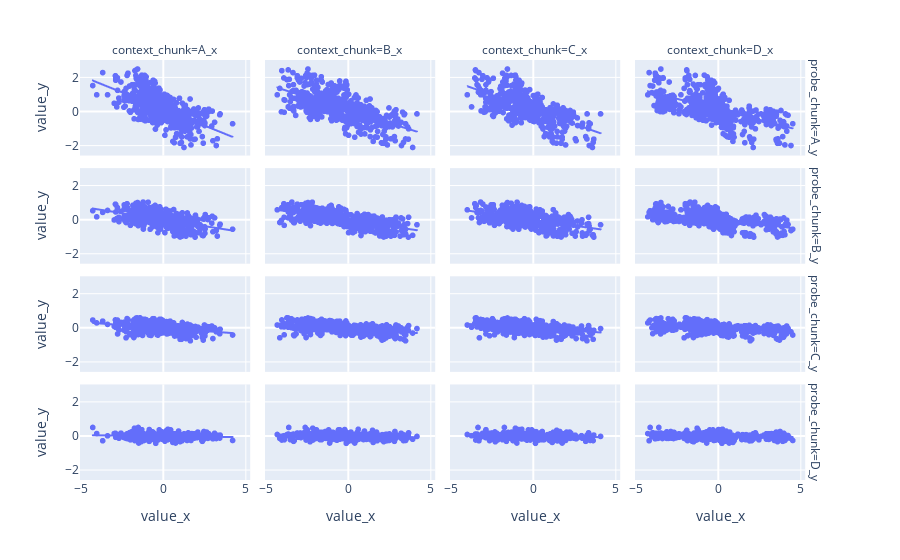

Notebook source saved alongside this figure:
### Markdown cell above
### sanity check that the slicing and regressions work
notice the differnce in regression lines: in top figure rows are fitted together and share a bias and r2,
for the bottom figure each line/pannel is fitted independently

### Code cell
toregress = get_site_neu_reg_df('TNC014a-22-2', 'pca_fr')
melting = toregress.melt(id_vars=['context_pair', 'probe', 'A_y', 'B_y', 'C_y', 'D_y'],
                         value_vars=['A_x', 'B_x', 'C_x', 'D_x'],
                         value_name='value_x').rename(columns={'chunk': 'context_chunk'})
melting = melting.melt(id_vars=['context_pair', 'probe', 'context_chunk', 'value_x'],
                         value_vars=['A_y', 'B_y', 'C_y', 'D_y'],
                         value_name='value_y').rename(columns={'variable': 'probe_chunk'})
fig = px.scatter(melting, x='value_x', y ='value_y', facet_col='context_chunk', facet_row='probe_chunk',
                 trendline='ols')

fig.show()

### Figure 1 — Plotly figure (JSON) as saved in the notebook; plotly's stock layout.template omitted (floating-point values rounded to 4 significant figures; data arrays with more than 128 entries replaced by an {"elided": "..."} marker saying what was removed)
{"data": [{"hovertemplate": "probe_chunk=A_y<br>context_chunk=A_x<br>value_x=%{x}<br>value_y=%{y}<extra></extra>", "legendgroup": "", "marker": {"color": "#636efa", "symbol": "circle"}, "mode": "markers", "name": "", "showlegend": false, "x": {"elided": "550 float values"}, "xaxis": "x13", "y": {"elided": "550 float values"}, "yaxis": "y13", "type": "scattergl"}, {"hovertemplate": "<b>OLS trendline</b><br>value_y = -0.389663 * value_x + 0.176903<br>R<sup>2</sup>=0.395379<br><br>probe_chunk=A_y<br>context_chunk=A_x<br>value_x=%{x}<br>value_y=%{y} <b>(trend)</b><extra></extra>", "legendgroup": "", "marker": {"color": "#636efa", "symbol": "circle"}, "mode": "lines", "name": "", "showlegend": false, "x": {"elided": "550 float values"}, "xaxis": "x13", "y": {"elided": "550 float values"}, "yaxis": "y13", "type": "scattergl"}, {"hovertemplate": "probe_chunk=A_y<br>context_chunk=B_x<br>value_x=%{x}<br>value_y=%{y}<extra></extra>", "legendgroup": "", "marker": {"color": "#636efa", "symbol": "circle"}, "mode": "markers", "name": "", "showlegend": false, "x": {"elided": "550 float values"}, "xaxis": "x14", "y": {"elided": "550 float values"}, "yaxis": "y14", "type": "scattergl"}, {"hovertemplate": "<b>OLS trendline</b><br>value_y = -0.304587 * value_x + 0.113146<br>R<sup>2</sup>=0.437308<br><br>probe_chunk=A_y<br>context_chunk=B_x<br>value_x=%{x}<br>value_y=%{y} <b>(trend)</b><extra></extra>", "legendgroup": "", "marker": {"color": "#636efa", "symbol": "circle"}, "mode": "lines", "name": "", "showlegend": false, "x": {"elided": "550 float values"}, "xaxis": "x14", "y": {"elided": "550 float values"}, "yaxis": "y14", "type": "scattergl"}, {"hovertemplate": "probe_chunk=A_y<br>context_chunk=C_x<br>value_x=%{x}<br>value_y=%{y}<extra></extra>", "legendgroup": "", "marker": {"color": "#636efa", "symbol": "circle"}, "mode": "markers", "name": "", "showlegend": false, "x": {"elided": "550 float values"}, "xaxis": "x15", "y": {"elided": "550 float values"}, "yaxis": "y15", "type": "scattergl"}, {"hovertemplate": "<b>OLS trendline</b><br>value_y = -0.3418 * value_x + 0.15622<br>R<sup>2</sup>=0.430987<br><br>probe_chunk=A_y<br>context_chunk=C_x<br>value_x=%{x}<br>value_y=%{y} <b>(trend)</b><extra></extra>", "legendgroup": "", "marker": {"color": "#636efa", "symbol": "circle"}, "mode": "lines", "name": "", "showlegend": false, "x": {"elided": "550 float values"}, "xaxis": "x15", "y": {"elided": "550 float values"}, "yaxis": "y15", "type": "scattergl"}, {"hovertemplate": "probe_chunk=A_y<br>context_chunk=D_x<br>value_x=%{x}<br>value_y=%{y}<extra></extra>", "legendgroup": "", "marker": {"color": "#636efa", "symbol": "circle"}, "mode": "markers", "name": "", "showlegend": false, "x": {"elided": "550 float values"}, "xaxis": "x16", "y": {"elided": "550 float values"}, "yaxis": "y16", "type": "scattergl"}, {"hovertemplate": "<b>OLS trendline</b><br>value_y = -0.247451 * value_x + 0.153708<br>R<sup>2</sup>=0.352878<br><br>probe_chunk=A_y<br>context_chunk=D_x<br>value_x=%{x}<br>value_y=%{y} <b>(trend)</b><extra></extra>", "legendgroup": "", "marker": {"color": "#636efa", "symbol": "circle"}, "mode": "lines", "name": "", "showlegend": false, "x": {"elided": "550 float values"}, "xaxis": "x16", "y": {"elided": "550 float values"}, "yaxis": "y16", "type": "scattergl"}, {"hovertemplate": "probe_chunk=B_y<br>context_chunk=A_x<br>value_x=%{x}<br>value_y=%{y}<extra></extra>", "legendgroup": "", "marker": {"color": "#636efa", "symbol": "circle"}, "mode": "markers", "name": "", "showlegend": false, "x": {"elided": "550 float values"}, "xaxis": "x9", "y": {"elided": "550 float values"}, "yaxis": "y9", "type": "scattergl"}, {"hovertemplate": "<b>OLS trendline</b><br>value_y = -0.152023 * value_x + 0.0205815<br>R<sup>2</sup>=0.261165<br><br>probe_chunk=B_y<br>context_chunk=A_x<br>value_x=%{x}<br>value_y=%{y} <b>(trend)</b><extra></extra>", "legendgroup": "", "marker": {"color": "#636efa", "symbol": "circle"}, "mode": "lines", "name": "", "showlegend": false, "x": {"elided": "550 float values"}, "xaxis": "x9", "y": {"elided": "550 float values"}, "yaxis": "y9", "type": "scattergl"}, {"hovertemplate": "probe_chunk=B_y<br>context_chunk=B_x<br>value_x=%{x}<br>value_y=%{y}<extra></extra>", "legendgroup": "", "marker": {"color": "#636efa", "symbol": "circle"}, "mode": "markers", "name": "", "showlegend": false, "x": {"elided": "550 float values"}, "xaxis": "x10", "y": {"elided": "550 float values"}, "yaxis": "y10", "type": "scattergl"}, {"hovertemplate": "<b>OLS trendline</b><br>value_y = -0.141109 * value_x + -0.0132013<br>R<sup>2</sup>=0.407317<br><br>probe_chunk=B_y<br>context_chunk=B_x<br>value_x=%{x}<br>value_y=%{y} <b>(trend)</b><extra></extra>", "legendgroup": "", "marker": {"color": "#636efa", "symbol": "circle"}, "mode": "lines", "name": "", "showlegend": false, "x": {"elided": "550 float values"}, "xaxis": "x10", "y": {"elided": "550 float values"}, "yaxis": "y10", "type": "scattergl"}, {"hovertemplate": "probe_chunk=B_y<br>context_chunk=C_x<br>value_x=%{x}<br>value_y=%{y}<extra></extra>", "legendgroup": "", "marker": {"color": "#636efa", "symbol": "circle"}, "mode": "markers", "name": "", "showlegend": false, "x": {"elided": "550 float values"}, "xaxis": "x11", "y": {"elided": "550 float values"}, "yaxis": "y11", "type": "scattergl"}, {"hovertemplate": "<b>OLS trendline</b><br>value_y = -0.136747 * value_x + 0.0117296<br>R<sup>2</sup>=0.299377<br><br>probe_chunk=B_y<br>context_chunk=C_x<br>value_x=%{x}<br>value_y=%{y} <b>(trend)</b><extra></extra>", "legendgroup": "", "marker": {"color": "#636efa", "symbol": "circle"}, "mode": "lines", "name": "", "showlegend": false, "x": {"elided": "550 float values"}, "xaxis": "x11", "y": {"elided": "550 float values"}, "yaxis": "y11", "type": "scattergl"}, {"hovertemplate": "probe_chunk=B_y<br>context_chunk=D_x<br>value_x=%{x}<br>value_y=%{y}<extra></extra>", "legendgroup": "", "marker": {"color": "#636efa", "symbol": "circle"}, "mode": "markers", "name": "", "showlegend": false, "x": {"elided": "550 float values"}, "xaxis": "x12", "y": {"elided": "550 float values"}, "yaxis": "y12", "type": "scattergl"}, {"hovertemplate": "<b>OLS trendline</b><br>value_y = -0.106513 * value_x + 0.00825826<br>R<sup>2</sup>=0.283733<br><br>probe_chunk=B_y<br>context_chunk=D_x<br>value_x=%{x}<br>value_y=%{y} <b>(trend)</b><extra></extra>", "legendgroup": "", "marker": {"color": "#636efa", "symbol": "circle"}, "mode": "lines", "name": "", "showlegend": false, "x": {"elided": "550 float values"}, "xaxis": "x12", "y": {"elided": "550 float values"}, "yaxis": "y12", "type": "scattergl"}, {"hovertemplate": "probe_chunk=C_y<br>context_chunk=A_x<br>value_x=%{x}<br>value_y=%{y}<extra></extra>", "legendgroup": "", "marker": {"color": "#636efa", "symbol": "circle"}, "mode": "markers", "name": "", "showlegend": false, "x": {"elided": "550 float values"}, "xaxis": "x5", "y": {"elided": "550 float values"}, "yaxis": "y5", "type": "scattergl"}, {"hovertemplate": "<b>OLS trendline</b><br>value_y = -0.0703765 * value_x + -0.00354421<br>R<sup>2</sup>=0.151446<br><br>probe_chunk=C_y<br>context_chunk=A_x<br>value_x=%{x}<br>value_y=%{y} <b>(trend)</b><extra></extra>", "legendgroup": "", "marker": {"color": "#636efa", "symbol": "circle"}, "mode": "lines", "name": "", "showlegend": false, "x": {"elided": "550 float values"}, "xaxis": "x5", "y": {"elided": "550 float values"}, "yaxis": "y5", "type": "scattergl"}, {"hovertemplate": "probe_chunk=C_y<br>context_chunk=B_x<br>value_x=%{x}<br>value_y=%{y}<extra></extra>", "legendgroup": "", "marker": {"color": "#636efa", "symbol": "circle"}, "mode": "markers", "name": "", "showlegend": false, "x": {"elided": "550 float values"}, "xaxis": "x6", "y": {"elided": "550 float values"}, "yaxis": "y6", "type": "scattergl"}, {"hovertemplate": "<b>OLS trendline</b><br>value_y = -0.0667906 * value_x + -0.0197699<br>R<sup>2</sup>=0.246923<br><br>probe_chunk=C_y<br>context_chunk=B_x<br>value_x=%{x}<br>value_y=%{y} <b>(trend)</b><extra></extra>", "legendgroup": "", "marker": {"color": "#636efa", "symbol": "circle"}, "mode": "lines", "name": "", "showlegend": false, "x": {"elided": "550 float values"}, "xaxis": "x6", "y": {"elided": "550 float values"}, "yaxis": "y6", "type": "scattergl"}, {"hovertemplate": "probe_chunk=C_y<br>context_chunk=C_x<br>value_x=%{x}<br>value_y=%{y}<extra></extra>", "legendgroup": "", "marker": {"color": "#636efa", "symbol": "circle"}, "mode": "markers", "name": "", "showlegend": false, "x": {"elided": "550 float values"}, "xaxis": "x7", "y": {"elided": "550 float values"}, "yaxis": "y7", "type": "scattergl"}, {"hovertemplate": "<b>OLS trendline</b><br>value_y = -0.061865 * value_x + -0.00731039<br>R<sup>2</sup>=0.165798<br><br>probe_chunk=C_y<br>context_chunk=C_x<br>value_x=%{x}<br>value_y=%{y} <b>(trend)</b><extra></extra>", "legendgroup": "", "marker": {"color": "#636efa", "symbol": "circle"}, "mode": "lines", "name": "", "showlegend": false, "x": {"elided": "550 float values"}, "xaxis": "x7", "y": {"elided": "550 float values"}, "yaxis": "y7", "type": "scattergl"}, {"hovertemplate": "probe_chunk=C_y<br>context_chunk=D_x<br>value_x=%{x}<br>value_y=%{y}<extra></extra>", "legendgroup": "", "marker": {"color": "#636efa", "symbol": "circle"}, "mode": "markers", "name": "", "showlegend": false, "x": {"elided": "550 float values"}, "xaxis": "x8", "y": {"elided": "550 float values"}, "yaxis": "y8", "type": "scattergl"}, {"hovertemplate": "<b>OLS trendline</b><br>value_y = -0.0550005 * value_x + -0.0111178<br>R<sup>2</sup>=0.204713<br><br>probe_chunk=C_y<br>context_chunk=D_x<br>value_x=%{x}<br>value_y=%{y} <b>(trend)</b><extra></extra>", "legendgroup": "", "marker": {"color": "#636efa", "symbol": "circle"}, "mode": "lines", "name": "", "showlegend": false, "x": {"elided": "550 float values"}, "xaxis": "x8", "y": {"elided": "550 float values"}, "yaxis": "y8", "type": "scattergl"}, {"hovertemplate": "probe_chunk=D_y<br>context_chunk=A_x<br>value_x=%{x}<br>value_y=%{y}<extra></extra>", "legendgroup": "", "marker": {"color": "#636efa", "symbol": "circle"}, "mode": "markers", "name": "", "showlegend": false, "x": {"elided": "550 float values"}, "xaxis": "x", "y": {"elided": "550 float values"}, "yaxis": "y", "type": "scattergl"}, {"hovertemplate": "<b>OLS trendline</b><br>value_y = -0.0123791 * value_x + -0.011489<br>R<sup>2</sup>=0.015563<br><br>probe_chunk=D_y<br>context_chunk=A_x<br>value_x=%{x}<br>value_y=%{y} <b>(trend)</b><extra></extra>", "legendgroup": "", "marker": {"color": "#636efa", "symbol": "circle"}, "mode": "lines", "name": "", "showlegend": false, "x": {"elided": "550 float values"}, "xaxis": "x", "y": {"elided": "550 float values"}, "yaxis": "y", "type": "scattergl"}, {"hovertemplate": "probe_chunk=D_y<br>context_chunk=B_x<br>value_x=%{x}<br>value_y=%{y}<extra></extra>", "legendgroup": "", "marker": {"color": "#636efa", "symbol": "circle"}, "mode": "markers", "name": "", "showlegend": false, "x": {"elided": "550 float values"}, "xaxis": "x2", "y": {"elided": "550 float values"}, "yaxis": "y2", "type": "scattergl"}, {"hovertemplate": "<b>OLS trendline</b><br>value_y = -0.0143645 * value_x + -0.0153892<br>R<sup>2</sup>=0.037933<br><br>probe_chunk=D_y<br>context_chunk=B_x<br>value_x=%{x}<br>value_y=%{y} <b>(trend)</b><extra></extra>", "legendgroup": "", "marker": {"color": "#636efa", "symbol": "circle"}, "mode": "lines", "name": "", "showlegend": false, "x": {"elided": "550 float values"}, "xaxis": "x2", "y": {"elided": "550 float values"}, "yaxis": "y2", "type": "scattergl"}, {"hovertemplate": "probe_chunk=D_y<br>context_chunk=C_x<br>value_x=%{x}<br>value_y=%{y}<extra></extra>", "legendgroup": "", "marker": {"color": "#636efa", "symbol": "circle"}, "mode": "markers", "name": "", "showlegend": false, "x": {"elided": "550 float values"}, "xaxis": "x3", "y": {"elided": "550 float values"}, "yaxis": "y3", "type": "scattergl"}, {"hovertemplate": "<b>OLS trendline</b><br>value_y = -0.0130256 * value_x + -0.0126452<br>R<sup>2</sup>=0.024412<br><br>probe_chunk=D_y<br>context_chunk=C_x<br>value_x=%{x}<br>value_y=%{y} <b>(trend)</b><extra></extra>", "legendgroup": "", "marker": {"color": "#636efa", "symbol": "circle"}, "mode": "lines", "name": "", "showlegend": false, "x": {"elided": "550 float values"}, "xaxis": "x3", "y": {"elided": "550 float values"}, "yaxis": "y3", "type": "scattergl"}, {"hovertemplate": "probe_chunk=D_y<br>context_chunk=D_x<br>value_x=%{x}<br>value_y=%{y}<extra></extra>", "legendgroup": "", "marker": {"color": "#636efa", "symbol": "circle"}, "mode": "markers", "name": "", "showlegend": false, "x": {"elided": "550 float values"}, "xaxis": "x4", "y": {"elided": "550 float values"}, "yaxis": "y4", "type": "scattergl"}, {"hovertemplate": "<b>OLS trendline</b><br>value_y = -0.0118081 * value_x + -0.0135216<br>R<sup>2</sup>=0.031339<br><br>probe_chunk=D_y<br>context_chunk=D_x<br>value_x=%{x}<br>value_y=%{y} <b>(trend)</b><extra></extra>", "legendgroup": "", "marker": {"color": "#636efa", "symbol": "circle"}, "mode": "lines", "name": "", "showlegend": false, "x": {"elided": "550 float values"}, "xaxis": "x4", "y": {"elided": "550 float values"}, "yaxis": "y4", "type": "scattergl"}], "layout": {"xaxis": {"anchor": "y", "domain": [0.0, 0.23], "title": {"text": "value_x"}}, "yaxis": {"anchor": "x", "domain": [0.0, 0.2275], "title": {"text": "value_y"}}, "xaxis2": {"anchor": "y2", "domain": [0.25, 0.48], "matches": "x", "title": {"text": "value_x"}}, "yaxis2": {"anchor": "x2", "domain": [0.0, 0.2275], "matches": "y", "showticklabels": false}, "xaxis3": {"anchor": "y3", "domain": [0.5, 0.73], "matches": "x", "title": {"text": "value_x"}}, "yaxis3": {"anchor": "x3", "domain": [0.0, 0.2275], "matches": "y", "showticklabels": false}, "xaxis4": {"anchor": "y4", "domain": [0.75, 0.98], "matches": "x", "title": {"text": "value_x"}}, "yaxis4": {"anchor": "x4", "domain": [0.0, 0.2275], "matches": "y", "showticklabels": false}, "xaxis5": {"anchor": "y5", "domain": [0.0, 0.23], "matches": "x", "showticklabels": false}, "yaxis5": {"anchor": "x5", "domain": [0.2575, 0.485], "matches": "y", "title": {"text": "value_y"}}, "xaxis6": {"anchor": "y6", "domain": [0.25, 0.48], "matches": "x", "showticklabels": false}, "yaxis6": {"anchor": "x6", "domain": [0.2575, 0.485], "matches": "y", "showticklabels": false}, "xaxis7": {"anchor": "y7", "domain": [0.5, 0.73], "matches": "x", "showticklabels": false}, "yaxis7": {"anchor": "x7", "domain": [0.2575, 0.485], "matches": "y", "showticklabels": false}, "xaxis8": {"anchor": "y8", "domain": [0.75, 0.98], "matches": "x", "showticklabels": false}, "yaxis8": {"anchor": "x8", "domain": [0.2575, 0.485], "matches": "y", "showticklabels": false}, "xaxis9": {"anchor": "y9", "domain": [0.0, 0.23], "matches": "x", "showticklabels": false}, "yaxis9": {"anchor": "x9", "domain": [0.515, 0.7425], "matches": "y", "title": {"text": "value_y"}}, "xaxis10": {"anchor": "y10", "domain": [0.25, 0.48], "matches": "x", "showticklabels": false}, "yaxis10": {"anchor": "x10", "domain": [0.515, 0.7425], "matches": "y", "showticklabels": false}, "xaxis11": {"anchor": "y11", "domain": [0.5, 0.73], "matches": "x", "showticklabels": false}, "yaxis11": {"anchor": "x11", "domain": [0.515, 0.7425], "matches": "y", "showticklabels": false}, "xaxis12": {"anchor": "y12", "domain": [0.75, 0.98], "matches": "x", "showticklabels": false}, "yaxis12": {"anchor": "x12", "domain": [0.515, 0.7425], "matches": "y", "showticklabels": false}, "xaxis13": {"anchor": "y13", "domain": [0.0, 0.23], "matches": "x", "showticklabels": false}, "yaxis13": {"anchor": "x13", "domain": [0.7725, 1.0], "matches": "y", "title": {"text": "value_y"}}, "xaxis14": {"anchor": "y14", "domain": [0.25, 0.48], "matches": "x", "showticklabels": false}, "yaxis14": {"anchor": "x14", "domain": [0.7725, 1.0], "matches": "y", "showticklabels": false}, "xaxis15": {"anchor": "y15", "domain": [0.5, 0.73], "matches": "x", "showticklabels": false}, "yaxis15": {"anchor": "x15", "domain": [0.7725, 1.0], "matches": "y", "showticklabels": false}, "xaxis16": {"anchor": "y16", "domain": [0.75, 0.98], "matches": "x", "showticklabels": false}, "yaxis16": {"anchor": "x16", "domain": [0.7725, 1.0], "matches": "y", "showticklabels": false}, "annotations": [{"font": {}, "showarrow": false, "text": "context_chunk=A_x", "x": 0.115, "xanchor": "center", "xref": "paper", "y": 1.0, "yanchor": "bottom", "yref": "paper"}, {"font": {}, "showarrow": false, "text": "context_chunk=B_x", "x": 0.365, "xanchor": "center", "xref": "paper", "y": 1.0, "yanchor": "bottom", "yref": "paper"}, {"font": {}, "showarrow": false, "text": "context_chunk=C_x", "x": 0.615, "xanchor": "center", "xref": "paper", "y": 1.0, "yanchor": "bottom", "yref": "paper"}, {"font": {}, "showarrow": false, "text": "context_chunk=D_x", "x": 0.865, "xanchor": "center", "xref": "paper", "y": 1.0, "yanchor": "bottom", "yref": "paper"}, {"font": {}, "showarrow": false, "text": "probe_chunk=D_y", "textangle": 90, "x": 0.98, "xanchor": "left", "xref": "paper", "y": 0.1138, "yanchor": "middle", "yref": "paper"}, {"font": {}, "showarrow": false, "text": "probe_chunk=C_y", "textangle": 90, "x": 0.98, "xanchor": "left", "xref": "paper", "y": 0.3712, "yanchor": "middle", "yref": "paper"}, {"font": {}, "showarrow": false, "text": "probe_chunk=B_y", "textangle": 90, "x": 0.98, "xanchor": "left", "xref": "paper", "y": 0.6288, "yanchor": "middle", "yref": "paper"}, {"font": {}, "showarrow": false, "text": "probe_chunk=A_y", "textangle": 90, "x": 0.98, "xanchor": "left", "xref": "paper", "y": 0.8862, "yanchor": "middle", "yref": "paper"}], "legend": {"tracegroupgap": 0}, "margin": {"t": 60}}}
